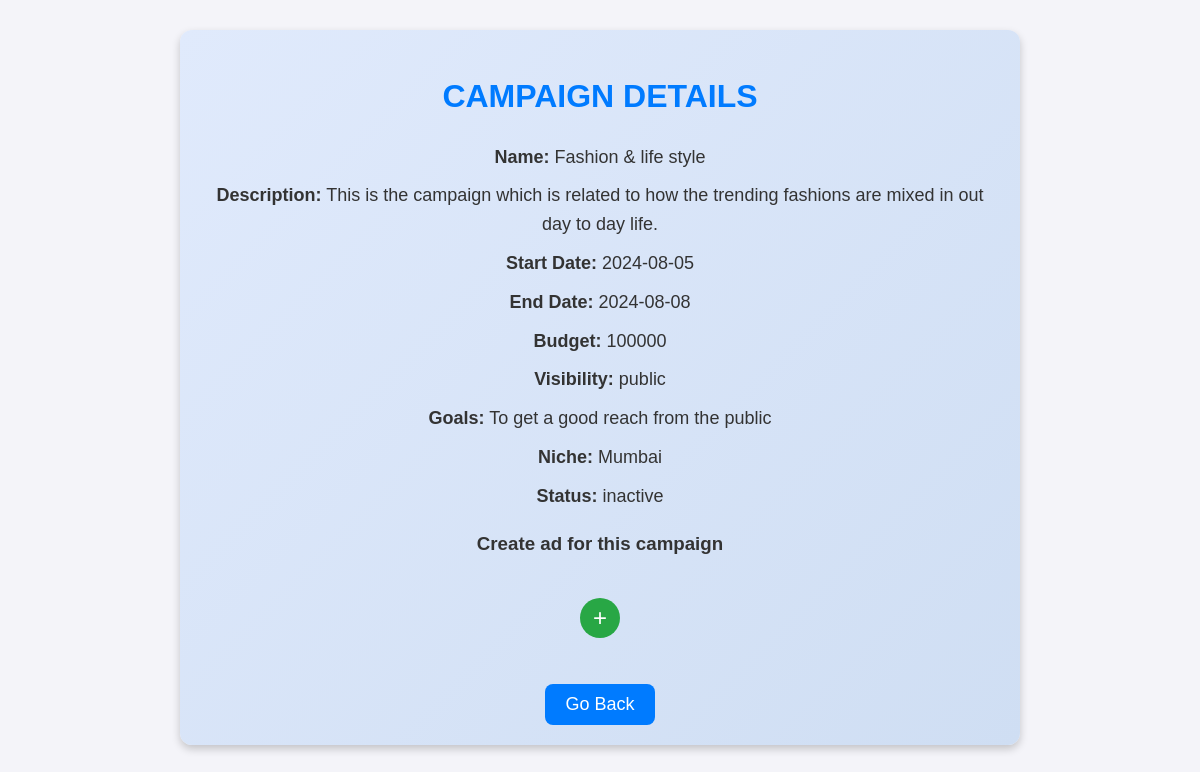
/view_campaign/1, run on the app's committed database.
### tables this page shows
CREATE TABLE campaign (
                camp_id INTEGER PRIMARY KEY AUTOINCREMENT,
                spon_id INTEGER,
                name VARCHAR(20),
                description VARCHAR(20),
                start_date VARCHAR(15),
                end_date VARCHAR(15),
                budget INTEGER,
                visibility VARCHAR(20),
                goals VARCHAR(20),
                niche VARCHAR(20),
                status VARCHAR(20)
                , flag varchar(10));

### frontpage.py (the view)
@app.route('/view_campaign/<int:camp_id>', methods=['POST', 'GET'])
def view_campaign(camp_id):
    conn = sqlite3.connect('database.db')
    c = conn.cursor()
    c.execute("SELECT * FROM campaign WHERE camp_id = ?", (camp_id,))
    campaign = c.fetchone()
    conn.commit()
    conn.close()
    return render_template('campaign_details.html', campaign=campaign)

### templates/campaign_details.html (shortened to what this page needs)
<!DOCTYPE html>
<html>
<head>
</head>
<body>
    <div class="container">
        <h1>Campaign Details</h1>
        {% if campaign %}
            <p><strong>Name:</strong> {{ campaign[2] }}</p>
            <p><strong>Description:</strong> {{ campaign[3] }}</p>
            <p><strong>Start Date:</strong> {{ campaign[4] }}</p>
            <p><strong>End Date:</strong> {{ campaign[5] }}</p>
            <p><strong>Budget:</strong> {{ campaign[6] }}</p>
            <p><strong>Visibility:</strong> {{ campaign[7] }}</p>
            <p><strong>Goals:</strong> {{ campaign[8] }}</p>
            <p><strong>Niche:</strong> {{ campaign[9] }}</p>
            <p><strong>Status:</strong> {{ campaign[10] }}</p>
        {% else %}
            <p>No campaign found.</p>
        {% endif %}
        <h3>Create ad for this campaign</h3>
        <a href="{{ url_for('create_ad', camp_id=campaign[0]) }}" class="plus-button">+</a><br><br>
        <button onclick="goBack()">Go Back</button>
    </div>
</body>
</html>

### templates/campaign_details.html (style rules this page uses)
body { font-family: 'Arial', sans-serif; margin: 0; padding: 0; background-color: #f4f4f9; color: #333; line-height: 1.6; }
.container { max-width: 800px; margin: 30px auto; padding: 20px; background: linear-gradient(135deg, #e0eafc, #cfdef3); border-radius: 12px; box-shadow: 0 4px 8px rgba(0, 0, 0, 0.2); text-align: center; }
h1 { color: #007bff; text-transform: uppercase; margin-bottom: 20px; font-size: 32px; font-weight: 700; }
p { font-size: 18px; margin: 10px 0; }
.plus-button { display: inline-block; width: 40px; height: 40px; background-color: #28a745; color: white; border-radius: 50%; text-align: center; line-height: 40px; font-size: 24px; text-decoration: none; margin-top: 20px; transition: background-color 0.3s ease, transform 0.2s ease; }
button { background-color: #007bff; color: white; border: none; border-radius: 8px; padding: 10px 20px; cursor: pointer; font-size: 18px; transition: background-color 0.3s ease, transform 0.2s ease; margin-top: 20px; }

### data on the page
campaign: name "Fashion & life style", description "This is the campaign which is related to how the trending fashions are mixed in out day to day life.", start_date "2024-08-05", end_date "2024-08-08", budget "100000", visibility "public", goals "To get a good reach from the public", niche "Mumbai", status "inactive"
